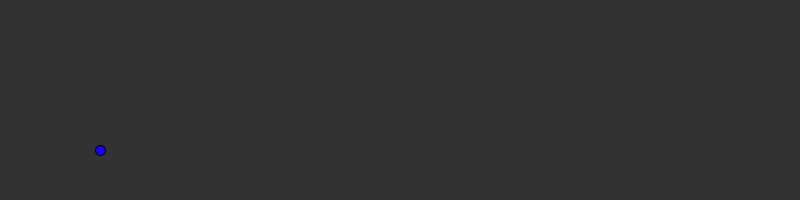
Frame 1 (no input)
Frame 60 (the mouse pressed at the canvas centre just before this capture): identical to frame 1, image omitted
Frame 120 (the mouse held since frame 60 and released just before this capture): blank canvas, image omitted

The Processing sketch that drew this single still picture (run headless with seeded random() and noise(); from frame 60 on, the mouse is pressed at the canvas centre):

// Processing sketch: dot_race
// ── dot_race.pde
int X=100;

void setup() {
  size(800, 200);
}

void draw() {
  background(51);
  fill(#1803ff);
  ellipse(X, 150, 10, 10);
  if (mousePressed == true) {
    X=X+20;
  }
}
